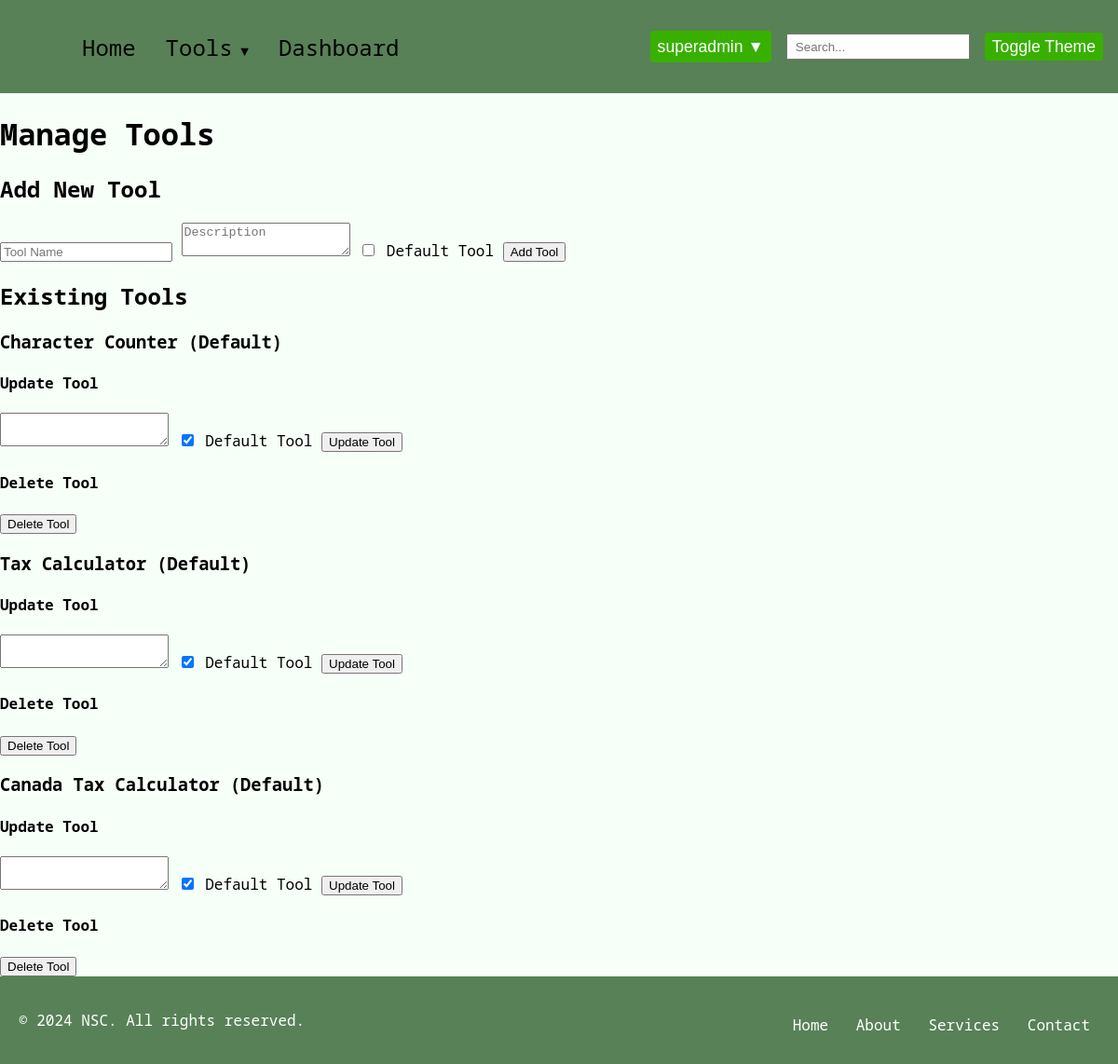
The page /manage_tools (signed in) on the database its author committed.
### model/model.py (models this page shows, shortened)
class Tool(db.Model):
    __tablename__ = 'tools'
    id = db.Column(db.Integer, primary_key=True)
    name = db.Column(db.String(100), unique=True, nullable=False)
    description = db.Column(db.String(255))
    is_default = db.Column(db.Boolean, default=False)

### main.py (the view, shortened to what this page needs)
    @app.route('/manage_tools', methods=['GET', 'POST', 'PUT', 'DELETE'])
    def manage_tools():
        if "logged_in" not in session or session.get("role") not in ["admin", "super_admin"]:
            flash("You don't have permission to manage tools.", "error")
            return redirect(url_for("login"))
        tools = Tool.query.all()
        return render_template('manage_tools.html', tools=tools)

### templates/manage_tools.html (shortened to what this page needs)
{% extends "base.html" %}
{% block content %}
<h1>Manage Tools</h1>
<h2>Add New Tool</h2>
<form method="POST" action="{{ url_for('manage_tools') }}">
    <input type="text" name="tool_name" placeholder="Tool Name" required>
    <textarea name="description" placeholder="Description"></textarea>
    <label>
        <input type="checkbox" name="is_default"> Default Tool
    </label>
    <button type="submit">Add Tool</button>
</form>
<h2>Existing Tools</h2>
{% for tool in tools %}
    <div class="tool-item">
        <h3>{{ tool.name }} {% if tool.is_default %}(Default){% endif %}</h3>
        <h4>Update Tool</h4>
        <form method="POST" action="{{ url_for('manage_tools') }}">
            <textarea name="description">{{ tool.description }}</textarea>
            <label>
                <input type="checkbox" name="is_default" {% if tool.is_default %}checked{% endif %}> Default Tool
            </label>
            <button type="submit">Update Tool</button>
        </form>
        <h4>Delete Tool</h4>
        <form method="POST" action="{{ url_for('manage_tools') }}" onsubmit="return confirm('Are you sure you want to delete this tool?');">
            <button type="submit">Delete Tool</button>
        </form>
    </div>
{% endfor %}
{% endblock %}

### static/css/base.css (style rules this page uses)
html, body { height: 100%; margin: 0; display: flex; flex-direction: column; }
.light-theme { font-family: 'Noto Sans Mono', monospace; background-color: #f6fff8; }

### rows shown on the page
Tool: name "Character Counter", shows "(Default)", is_default "☑"
Tool: name "Tax Calculator", shows "(Default)", is_default "☑"
Tool: name "Canada Tax Calculator", shows "(Default)", is_default "☑"

### other values the page prints
{{ session.get('username', 'User') }} "superadmin"
